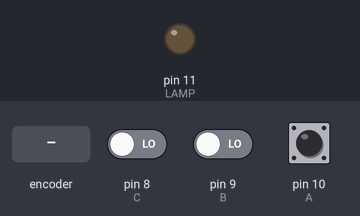
This sketch was run on a simulated Arduino Uno, built with avr-gcc and run on an emulated ATmega328P. Shown: output pins drawn as LEDs (lit = HIGH). The test bench sets the inputs (shaded band); at power-on: pin 8 (C) LOW, pin 9 (B) LOW, pin 10 (A) HIGH.

Above: at 1.2 s.
1.3 s: rotary encoder on pin 10 (A) / pin 9 (B) turned 3 steps (first pin leading)
At 2.1 s:
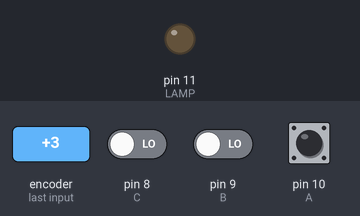
3.4 s: pin 8 (C) driven HIGH
At 3.8 s:
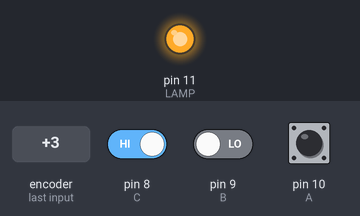
4.9 s: pin 8 (C) driven LOW
At 6.2 s:
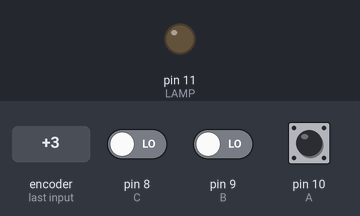
Timing chart, 0 to 7.9 s (numbered marks = the images above; inputs shaded):
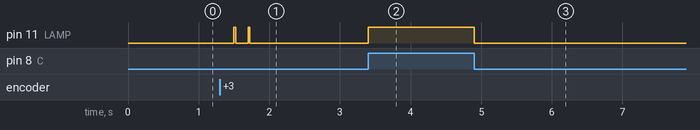

Measured:
- after the input at 1.3 s, pin 11 (LAMP): alternates HIGH for 0.02 s and LOW for 0.18 s, 4 changes in all, then stays LOW, starting after 0.20 s
- after the input at 3.4 s, pin 11 (LAMP): LOW → HIGH at once
- after the input at 4.9 s, pin 11 (LAMP): HIGH → LOW at once

The sketch:

c_digo_p15_xan.ino
```cpp
/**************************************************************
PRÁCTICA Nº.15:
Realización de porta lóxica con tres pulsadores mediante código
en C/C++.
Mediante código prenderemos unha bombilla usanco un conmutador de
4 entradas de tipo STDP.
Requisito de usar comando "if" y "else".
Xan Pérez Iglesias
16/01/2025   10:06 A.M.
**************************************************************/

//Función a cumplir (Simplificada)
//f == not a * b + a * c

#define A     10
#define B      9
#define C      8
#define LAMP  11

int a = 0;
int b = 0;
int c = 0;
char condicion;

void setup(){
  pinMode(A, INPUT);
  pinMode(B, INPUT);
  pinMode(C, INPUT);
  pinMode(LAMP, OUTPUT);
}

void loop(){
  a = digitalRead(A);
  b = digitalRead(B);
  c = digitalRead(C);
  if(!a && b && !c || !a &&b && c || a && !b && c || a && b && c){
     digitalWrite(LAMP, HIGH);
  } else {
     digitalWrite(LAMP, LOW);
  }

}
```
